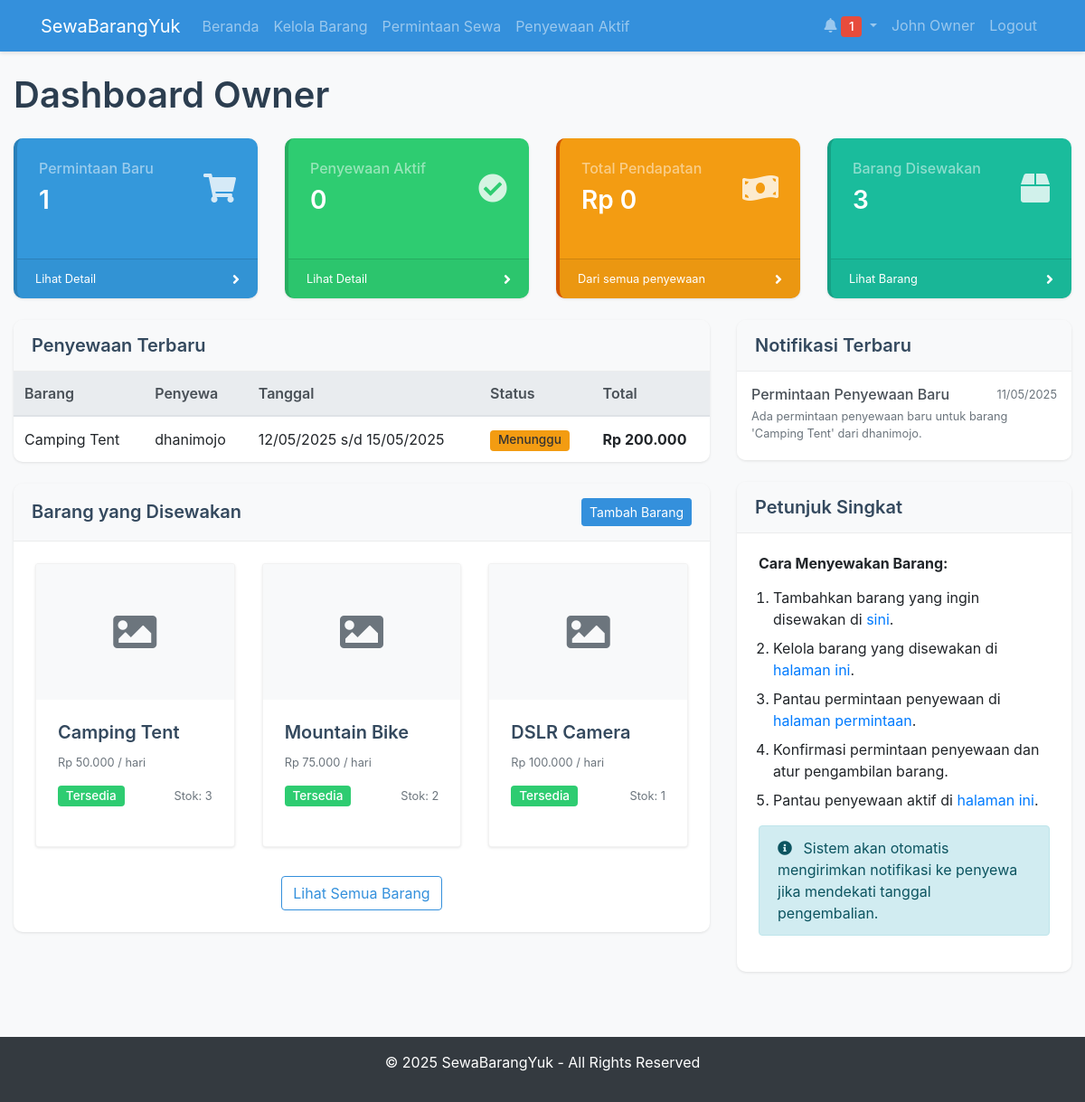
/owner/dashboard.php (signed in), run on the app's committed database.
### tables this page shows
CREATE TABLE `rentals` (
  `rental_id` int(11) NOT NULL,
  `item_id` int(11) NOT NULL,
  `renter_id` int(11) NOT NULL,
  `start_date` date NOT NULL,
  `end_date` date NOT NULL,
  `total_price` decimal(10,2) NOT NULL,
  `status` enum('pending','confirmed','active','completed','cancelled','late') NOT NULL DEFAULT 'pending',
  `id_card_image` varchar(255) NOT NULL,
  `return_status` tinyint(1) DEFAULT 0,
  `created_at` timestamp NOT NULL DEFAULT current_timestamp(),
  `updated_at` timestamp NOT NULL DEFAULT current_timestamp() ON UPDATE current_timestamp()
);

CREATE TABLE `items` (
  `item_id` int(11) NOT NULL,
  `owner_id` int(11) NOT NULL,
  `name` varchar(100) NOT NULL,
  `description` text DEFAULT NULL,
  `price_per_day` decimal(10,2) NOT NULL,
  `stock` int(11) NOT NULL DEFAULT 1,
  `image` text DEFAULT NULL,
  `is_available` tinyint(1) DEFAULT 1,
  `created_at` timestamp NOT NULL DEFAULT current_timestamp(),
  `updated_at` timestamp NOT NULL DEFAULT current_timestamp() ON UPDATE current_timestamp()
);

CREATE TABLE `users` (
  `user_id` int(11) NOT NULL,
  `name` varchar(100) NOT NULL,
  `email` varchar(100) NOT NULL,
  `password` varchar(255) NOT NULL,
  `address` text NOT NULL,
  `phone` varchar(20) NOT NULL,
  `profile_image` varchar(255) DEFAULT NULL,
  `user_type` enum('renter','owner','both') NOT NULL DEFAULT 'renter',
  `created_at` timestamp NOT NULL DEFAULT current_timestamp(),
  `updated_at` timestamp NOT NULL DEFAULT current_timestamp() ON UPDATE current_timestamp()
);

CREATE TABLE `notifications` (
  `notification_id` int(11) NOT NULL,
  `user_id` int(11) NOT NULL,
  `title` varchar(100) NOT NULL,
  `message` text NOT NULL,
  `is_read` tinyint(1) DEFAULT 0,
  `notification_type` enum('reminder','new_order','confirmation','late_fee','return') NOT NULL,
  `related_id` int(11) DEFAULT NULL,
  `created_at` timestamp NOT NULL DEFAULT current_timestamp()
);

### config/db.php (called while the page is built, shortened)
<?php
$host = 'localhost';
$db = 'rental_system';
$user = 'root';
$pass = '';
$charset = 'utf8mb4';
$dsn = "mysql:host=$host;dbname=$db;charset=$charset";
$options = [
    PDO::ATTR_ERRMODE            => PDO::ERRMODE_EXCEPTION,
    PDO::ATTR_DEFAULT_FETCH_MODE => PDO::FETCH_ASSOC,
    PDO::ATTR_EMULATE_PREPARES   => false,
];
try {
    $pdo = new PDO($dsn, $user, $pass, $options);
} catch (PDOException $e) {
    throw new PDOException($e->getMessage(), (int)$e->getCode());
}
function executeQuery($sql, $params = []) {
    global $pdo;
    $stmt = $pdo->prepare($sql);
    $stmt->execute($params);
    return $stmt;
}
function fetchOne($sql, $params = []) {
    $stmt = executeQuery($sql, $params);
    return $stmt->fetch();
}
function fetchAll($sql, $params = []) {
    $stmt = executeQuery($sql, $params);
    return $stmt->fetchAll();
}
?>

### includes/functions.php (called while the page is built, shortened)
<?php
function formatDate($date) {
    $date = new DateTime($date);
    return $date->format('d/m/Y');
}
function formatPrice($price) {
    return 'Rp ' . number_format($price, 0, ',', '.');
}
?>

### owner/dashboard.php (the view, shortened to what this page needs)
<?php
require_once '../includes/header.php';
$pending_count = 0;
$active_count = 0;
$total_income = 0;
$items_count = 0;
$recent_rentals = [];
$notifications = [];
try {
    $pending_result = fetchOne("SELECT COUNT(*) as count FROM rentals r
                             JOIN items i ON r.item_id = i.item_id
                             WHERE i.owner_id = ? AND r.status = 'pending'",
                             [$_SESSION['user_id']]);
    $pending_count = $pending_result ? $pending_result['count'] : 0;
    $active_result = fetchOne("SELECT COUNT(*) as count FROM rentals r
                             JOIN items i ON r.item_id = i.item_id
                             WHERE i.owner_id = ? AND r.status IN ('confirmed', 'active')",
                             [$_SESSION['user_id']]);
    $active_count = $active_result ? $active_result['count'] : 0;
    $income_result = fetchOne("SELECT COALESCE(SUM(r.total_price), 0) as total FROM rentals r
                           JOIN items i ON r.item_id = i.item_id
                           WHERE i.owner_id = ? AND r.status IN ('confirmed', 'active', 'completed')",
                           [$_SESSION['user_id']]);
    $total_income = $income_result ? $income_result['total'] : 0;
    $items_result = fetchOne("SELECT COUNT(*) as count FROM items WHERE owner_id = ?",
                           [$_SESSION['user_id']]);
    $items_count = $items_result ? $items_result['count'] : 0;
    $recent_rentals = fetchAll("SELECT r.*, i.name as item_name, u.name as renter_name
                               FROM rentals r
                               JOIN items i ON r.item_id = i.item_id
                               JOIN users u ON r.renter_id = u.user_id
                               WHERE i.owner_id = ?
                               ORDER BY r.created_at DESC LIMIT 5",
                               [$_SESSION['user_id']]) ?: [];
    $notifications = fetchAll("SELECT * FROM notifications
                              WHERE user_id = ?
                              ORDER BY created_at DESC LIMIT 5",
                              [$_SESSION['user_id']]) ?: [];
} catch (Exception $e) {
    error_log("Dashboard error: " . $e->getMessage());
}
?>
<div class="container-fluid">
    <h1>Dashboard Owner</h1>
    <div class="row">
        <div class="col-xl-3 col-md-6 mb-4">
            <div class="card bg-primary text-white h-100 dashboard-card stat-card">
                <div class="card-body">
                    <div class="d-flex justify-content-between align-items-center">
                        <div>
                            <h6 class="text-white-50 mb-2">Permintaan Baru</h6>
                            <h3 class="stat-value mb-0"><?= htmlspecialchars($pending_count) ?></h3>
                        </div>
                        <i class="fas fa-shopping-cart stat-icon"></i>
                    </div>
                </div>
                <div class="card-footer bg-primary-dark d-flex align-items-center justify-content-between">
                    <a href="rental_requests.php" class="text-white small stretched-link">Lihat Detail</a>
                    <i class="fas fa-angle-right"></i>
                </div>
            </div>
        </div>
        <div class="col-xl-3 col-md-6 mb-4">
            <div class="card bg-success text-white h-100 dashboard-card stat-card">
                <div class="card-body">
                    <div class="d-flex justify-content-between align-items-center">
                        <div>
                            <h6 class="text-white-50 mb-2">Penyewaan Aktif</h6>
                            <h3 class="stat-value mb-0"><?= htmlspecialchars($active_count) ?></h3>
                        </div>
                        <i class="fas fa-check-circle stat-icon"></i>
                    </div>
                </div>
                <div class="card-footer bg-success-dark d-flex align-items-center justify-content-between">
                    <a href="active_rentals.php" class="text-white small stretched-link">Lihat Detail</a>
                    <i class="fas fa-angle-right"></i>
                </div>
            </div>
        </div>
        <div class="col-xl-3 col-md-6 mb-4">
            <div class="card bg-warning text-white h-100 dashboard-card stat-card">
                <div class="card-body">
                    <div class="d-flex justify-content-between align-items-center">
                        <div>
                            <h6 class="text-white-50 mb-2">Total Pendapatan</h6>
                            <h3 class="stat-value mb-0"><?= formatPrice($total_income) ?></h3>
                        </div>
                        <i class="fas fa-money-bill-wave stat-icon"></i>
                    </div>
                </div>
                <div class="card-footer bg-warning-dark d-flex align-items-center justify-content-between">
                    <span class="text-white small">Dari semua penyewaan</span>
                    <i class="fas fa-angle-right"></i>
                </div>
            </div>
        </div>
        <div class="col-xl-3 col-md-6 mb-4">
            <div class="card bg-info text-white h-100 dashboard-card stat-card">
                <div class="card-body">
                    <div class="d-flex justify-content-between align-items-center">
                        <div>
                            <h6 class="text-white-50 mb-2">Barang Disewakan</h6>
                            <h3 class="stat-value mb-0"><?= htmlspecialchars($items_count) ?></h3>
                        </div>
                        <i class="fas fa-box stat-icon"></i>
                    </div>
                </div>
                <div class="card-footer bg-info-dark d-flex align-items-center justify-content-between">
                    <a href="manage_items.php" class="text-white small stretched-link">Lihat Barang</a>
                    <i class="fas fa-angle-right"></i>
                </div>
            </div>
        </div>
    </div>
    <div class="row">
        <div class="col-lg-8">
            <div class="card mb-4 dashboard-card">
                <div class="card-header">
                    <h5 class="mb-0">Penyewaan Terbaru</h5>
                </div>
                <div class="card-body p-0">
                    <?php if (!empty($recent_rentals)): ?>
                    <div class="table-responsive">
                        <table class="table table-hover mb-0">
                            <thead class="thead-light">
                                <tr>
                                    <th>Barang</th>
                                    <th>Penyewa</th>
                                    <th>Tanggal</th>
                                    <th>Status</th>
                                    <th>Total</th>
                                </tr>
                            </thead>
                            <tbody>
                                <?php foreach ($recent_rentals as $rental): ?>
                                <tr>
                                    <td><?= htmlspecialchars($rental['item_name']) ?></td>
                                    <td><?= htmlspecialchars($rental['renter_name']) ?></td>
                                    <td><?= formatDate($rental['start_date']) ?> s/d <?= formatDate($rental['end_date']) ?></td>
                                    <td>
                                        <?php
                                        switch ($rental['status']) {
                                            case 'pending':
                                                echo '<span class="badge badge-warning">Menunggu</span>';
                                                break;
                                        }
                                        ?>
                                    </td>
                                    <td class="font-weight-bold"><?= formatPrice($rental['total_price']) ?></td>
                                </tr>
                                <?php endforeach; ?>
                            </tbody>
                        </table>
                    </div>
                    <?php endif; ?>
                </div>
            </div>
            <div class="card dashboard-card">
                <div class="card-header">
                    <div class="d-flex justify-content-between align-items-center">
                        <h5 class="mb-0">Barang yang Disewakan</h5>
                        <a href="add_item.php" class="btn btn-sm btn-primary">Tambah Barang</a>
                    </div>
                </div>
                <div class="card-body">
                    <?php if (!empty($items_count)): ?>
                    <div class="row">
                        <?php
                        $items = fetchAll("SELECT * FROM items WHERE owner_id = ? ORDER BY created_at DESC LIMIT 3", [$_SESSION['user_id']]) ?: [];
                        foreach ($items as $item):
                        ?>
                        <div class="col-md-4 mb-3">
                            <div class="card h-100 item-card">
                                <?php if (!empty($item['image'])): ?>
                                <img src="../assets/images/uploads/items/<?= htmlspecialchars($item['image']) ?>" class="card-img-top" alt="<?= htmlspecialchars($item['name']) ?>">
                                <?php else: ?>
                                <div class="card-img-top bg-light p-4 text-center d-flex align-items-center justify-content-center" style="height: 150px;">
                                    <i class="fas fa-image fa-3x text-muted"></i>
                                </div>
                                <?php endif; ?>
                                <div class="card-body">
                                    <h5 class="card-title"><?= htmlspecialchars($item['name']) ?></h5>
                                    <p class="card-text small text-muted"><?= formatPrice($item['price_per_day']) ?> / hari</p>
                                    <div class="d-flex justify-content-between align-items-center">
                                        <span class="badge <?= $item['is_available'] ? 'badge-success' : 'badge-danger' ?>">
                                            <?= $item['is_available'] ? 'Tersedia' : 'Tidak Tersedia' ?>
                                        </span>
                                        <small class="text-muted">Stok: <?= $item['stock'] ?></small>
                                    </div>
                                </div>
                            </div>
                        </div>
                        <?php endforeach; ?>
                    </div>
                    <div class="text-center mt-3">
                        <a href="manage_items.php" class="btn btn-outline-primary">Lihat Semua Barang</a>
                    </div>
                    <?php endif; ?>
                </div>
            </div>
        </div>
        <div class="col-lg-4">
            <div class="card mb-4 dashboard-card">
                <div class="card-header">
                    <h5 class="mb-0">Notifikasi Terbaru</h5>
                </div>
                <div class="card-body p-0">
                    <?php if (!empty($notifications)): ?>
                    <div class="list-group list-group-flush">
                        <?php foreach ($notifications as $notification): ?>
                        <div class="list-group-item list-group-item-action flex-column align-items-start">
                            <div class="d-flex w-100 justify-content-between">
                                <h6 class="mb-1"><?= htmlspecialchars($notification['title']) ?></h6>
                                <small class="text-muted"><?= date('d/m/Y', strtotime($notification['created_at'])) ?></small>
                            </div>
                            <p class="mb-1 small text-muted"><?= htmlspecialchars($notification['message']) ?></p>
                        </div>
                        <?php endforeach; ?>
                    </div>
                    <?php endif; ?>
                </div>
            </div>
            <div class="card dashboard-card">
                <div class="card-header">
                    <h5 class="mb-0">Petunjuk Singkat</h5>
                </div>
                <div class="card-body quick-guide">
                    <h6 class="font-weight-bold mb-3">Cara Menyewakan Barang:</h6>
                    <ol class="pl-3">
                        <li class="mb-2">Tambahkan barang yang ingin disewakan di <a href="add_item.php">sini</a>.</li>
                        <li class="mb-2">Kelola barang yang disewakan di <a href="manage_items.php">halaman ini</a>.</li>
                        <li class="mb-2">Pantau permintaan penyewaan di <a href="rental_requests.php">halaman permintaan</a>.</li>
                        <li class="mb-2">Konfirmasi permintaan penyewaan dan atur pengambilan barang.</li>
                        <li>Pantau penyewaan aktif di <a href="active_rentals.php">halaman ini</a>.</li>
                    </ol>
                    <div class="alert alert-info mt-3">
                        <i class="fas fa-info-circle mr-2"></i> Sistem akan otomatis mengirimkan notifikasi ke penyewa jika mendekati tanggal pengembalian.
                    </div>
                </div>
            </div>
        </div>
    </div>
</div>
<?php require_once '../includes/footer.php'; ?>

### data on the page
rentals: item.name "Camping Tent", renter.name "dhanimojo", start_date "12/05/2025", end_date "15/05/2025", status "Menunggu", total_price "Rp 200.000"
items: name "Camping Tent", price_per_day "Rp 50.000", is_available "Tersedia", stock "3"
items: name "Mountain Bike", price_per_day "Rp 75.000", is_available "Tersedia", stock "2"
items: name "DSLR Camera", price_per_day "Rp 100.000", is_available "Tersedia", stock "1"
notifications: title "Permintaan Penyewaan Baru", created_at "11/05/2025", message "Ada permintaan penyewaan baru untuk barang 'Camping Tent' dari dhanimojo."

### other printed values
$unread_count "1"
$_SESSION['user_name'] "John Owner"
$pending_count "1"
$active_count "0"
formatPrice($total_income) "Rp 0"
$items_count "3"
